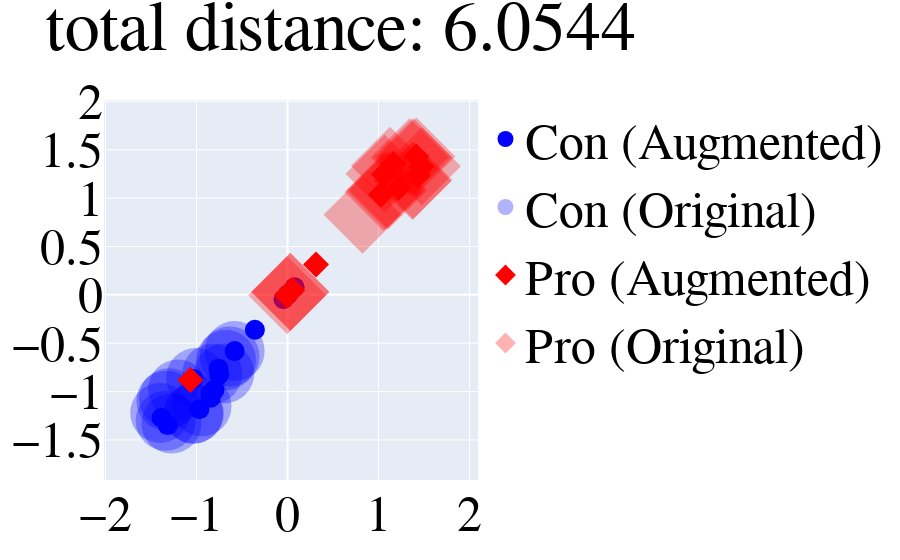

The notebook cell saved with this chart:
### Code cell
df = run('pc','backtranslation')

### Figure 1 — Plotly figure (JSON) as saved in the notebook; plotly's stock layout.template omitted (floating-point values rounded to 4 significant figures)
{"data": [{"hovertemplate": "%{text}", "marker": {"color": "blue", "opacity": 1, "size": 20, "symbol": "circle"}, "mode": "markers", "name": "Con (Augmented)", "text": ["Text: Software / Controller Problems <br> Label: Con (augmented) <br> Distance: 0.44865", "Text: Sometimes there's more than one pedal of paper per vehicle. <br> Label: Con (augmented) <br> Distance: 0.15102", "Text: A little noisy. <br> Label: Con (augmented) <br> Distance: 0.00000", "Text: Ink stains and ink stains <br> Label: Con (augmented) <br> Distance: 0.73346", "Text: It doesn't bend very tightly. <br> Label: Con (augmented) <br> Distance: 1.71583", "Text: Covering the door, the antenna when it extends, takes a while to find the addol. <br> Label: Con (augmented) <br> Distance: 1.01569", "Text: Pixal Pixal Pixal Pixal Pixal Pixal Pixal Pixal Pixal Pixal Pixal Pixal Pixal Pixal Pixal Pixal Pixal Pixal Pixal Pixal Pixal Pixal Pixal Pixal Pixal Pixal Pixal Pixal Pixal Pixal Pixal Pixal Pixal Pixal Pixal Pixal Pixal Pixal Pixal Pixal Pixal Pixal Pixal Pixal Pixal Pixal Pixal Pixal Pixal Pixal Pixal Pixal Pixal Pixal Pixal Pixal Pixal Pixal Pixal Pixal Pixal Pixal Pixal Pixal Pixal Pixal Pixal <br> Label: Con (augmented) <br> Distance: 1.78331", "Text: There is no rear light during the night. <br> Label: Con (augmented) <br> Distance: 0.43775", "Text: The long-lived battery is terrible. <br> Label: Con (augmented) <br> Distance: 2.41187", "Text: Lighting changes path to LCD, view and page <br> Label: Con (augmented) <br> Distance: 2.29988", "Text: Slow flash load in the NiMH cartridge. 8MB. <br> Label: Con (augmented) <br> Distance: 0.06600", "Text: The new thing is that it is difficult, that it can complete, that it can fill. <br> Label: Con (augmented) <br> Distance: 2.82543", "Text: Functions did not work as well as individual elements (separate fax, etc.) <br> Label: Con (augmented) <br> Distance: 0.51016", "Text: Sh_t images most of the time, the viewfinder is not required <br> Label: Con (augmented) <br> Distance: 0.33184", "Text: No zoom and USB optics, no big low lights <br> Label: Con (augmented) <br> Distance: 0.09173"], "type": "scatter", "x": [-0.8446, -0.7587, -0.5813, -0.8032, 0.007816, -0.7495, -0.003995, -0.8493, -0.3587, 0.07826, -1.317, -0.04524, -0.9681, -1.037, -1.385], "y": [-1.064, -0.7629, -0.5814, -0.9823, 0.007521, -0.8217, -0.004376, -1.025, -0.3607, 0.07829, -1.346, -0.04582, -1.183, -0.87, -1.271]}, {"hovertemplate": "%{text}", "marker": {"color": "blue", "opacity": 0.3, "size": 60, "symbol": "circle"}, "mode": "markers", "name": "Con (Original)", "text": ["Text: Software / driver problems <br> Label: Con (original) <br> Distance: 0.44865", "Text: Sometimes more than one sheet of paper is pulled through at a time <br> Label: Con (original) <br> Distance: 0.15102", "Text: A little noisy.  <br> Label: Con (original) <br> Distance: 0.00000", "Text: Ink smears and ink blots <br> Label: Con (original) <br> Distance: 0.73346", "Text: Does not fold very compact. <br> Label: Con (original) <br> Distance: 1.71583", "Text: Port cover, antenna when extended, takes a bit to find sweet spot. <br> Label: Con (original) <br> Distance: 1.01569", "Text: could do with more pixals <br> Label: Con (original) <br> Distance: 1.78331", "Text: No Back-light at night. <br> Label: Con (original) <br> Distance: 0.43775", "Text: Battery life is terrible <br> Label: Con (original) <br> Distance: 2.41187", "Text: Brightness varies too much on LCD, video out, and computer <br> Label: Con (original) <br> Distance: 2.29988", "Text: Flash recharges slowly with NiMH. Small 8MB card. <br> Label: Con (original) <br> Distance: 0.06600", "Text: so new that it's hard to find or get accessories for <br> Label: Con (original) <br> Distance: 2.82543", "Text: Functions don't work as well as if individual items (separate fax, etc) <br> Label: Con (original) <br> Distance: 0.51016", "Text: sh_t pictures most of the time, viewfinder not accurate <br> Label: Con (original) <br> Distance: 0.33184", "Text: No USB and no optical zoom, not great in low light <br> Label: Con (original) <br> Distance: 0.09173"], "type": "scatter", "x": [-1.03, -0.8275, -0.5813, -1.331, -0.6377, -1.036, -0.6768, -1.005, -1.399, -0.6951, -1.275, -0.9455, -1.303, -1.202, -1.339], "y": [-1.227, -0.8153, -0.5814, -1.095, -0.6366, -1.228, -0.6733, -0.8584, -1.22, -0.812, -1.33, -1.153, -1.069, -0.9787, -1.301]}, {"hovertemplate": "%{text}", "marker": {"color": "red", "opacity": 1, "size": 20, "symbol": "diamond"}, "mode": "markers", "name": "Pro (Augmented)", "text": ["Text: Small and sufficient features &#13;&#10; <br> Label: Pro (augmented) <br> Distance: 2.69634", "Text: It's a board. <br> Label: Pro (augmented) <br> Distance: 1.36795", "Text: 5 MP, manual features, construction, quality photos, software interface, fast charger. <br> Label: Pro (augmented) <br> Distance: 0.15320", "Text: Instant photography, easy to transport, without downloading <br> Label: Pro (augmented) <br> Distance: 0.33855", "Text: Large images <br> Label: Pro (augmented) <br> Distance: 3.50675", "Text: Ergonomic shape, low cost sonar, strong, various accessories included, fm tuner, minibrowser <br> Label: Pro (augmented) <br> Distance: 0.07602", "Text: Excellent quality prints., Easy to install. <br> Label: Pro (augmented) <br> Distance: 0.00000", "Text: Hurry up, maureye. <br> Label: Pro (augmented) <br> Distance: 0.09108", "Text: Fabulous image quality, very fast operation <br> Label: Pro (augmented) <br> Distance: 0.38217", "Text: Large images <br> Label: Pro (augmented) <br> Distance: 3.29752", "Text: A large and tiny printer solidly built. <br> Label: Pro (augmented) <br> Distance: 5.67937", "Text: The first large digital camera, arrived at the anchovy, car, good price, great quality. <br> Label: Pro (augmented) <br> Distance: 0.75294", "Text: ...small. <br> Label: Pro (augmented) <br> Distance: 0.00000", "Text: Easy to use, battery life, variety of sonars and acquired facets. <br> Label: Pro (augmented) <br> Distance: 0.58038", "Text: Quality LCD screen, no filling lake, excellent photos, fantastic movies. <br> Label: Pro (augmented) <br> Distance: 0.64014"], "type": "scatter", "x": [1.038, 0.3126, 1.431, 1.473, 0.04875, 1.026, 1.415, -0.003995, 1.063, 0.04875, -1.067, 1.218, -0.003995, 1.061, 1.163], "y": [1.047, 0.314, 1.234, 1.324, 0.04876, 1.036, 1.43, -0.004376, 1.242, 0.04876, -0.8802, 1.105, -0.004376, 1.247, 1.356]}, {"hovertemplate": "%{text}", "marker": {"color": "red", "opacity": 0.3, "size": 60, "symbol": "diamond"}, "mode": "markers", "name": "Pro (Original)", "text": ["Text: small, enough features &#13;&#10; <br> Label: Pro (original) <br> Distance: 2.69634", "Text: It's cheap <br> Label: Pro (original) <br> Distance: 1.36795", "Text: 5 MP, manual features, construction, quality pictures, software interface, quick charger. <br> Label: Pro (original) <br> Distance: 0.15320", "Text: instant photos, ease of carrying, no downloading <br> Label: Pro (original) <br> Distance: 0.33855", "Text: Great picture photos <br> Label: Pro (original) <br> Distance: 3.50675", "Text: egronomic shape, inexpensive, loud ringer, several accessories included, fm tuner, minibrowser <br> Label: Pro (original) <br> Distance: 0.07602", "Text: Excellent quality prints., Easy to install. <br> Label: Pro (original) <br> Distance: 0.00000", "Text: speed, clarity <br> Label: Pro (original) <br> Distance: 0.09108", "Text: fabulous picture quality, very quick operation <br> Label: Pro (original) <br> Distance: 0.38217", "Text: Great Pictures <br> Label: Pro (original) <br> Distance: 3.29752", "Text: A solidly built  great little printer. <br> Label: Pro (original) <br> Distance: 5.67937", "Text: Buy it! Great first digital camera, Comes with docking station, charger, fair price, great quality. <br> Label: Pro (original) <br> Distance: 0.75294", "Text: ...small <br> Label: Pro (original) <br> Distance: 0.00000", "Text: Easy to use, great battery life, variety of ringtones and faceplates to buy. <br> Label: Pro (original) <br> Distance: 0.58038", "Text: Quality LCD Screen, no shutter lag, excellent pictures, fantastic movies. <br> Label: Pro (original) <br> Distance: 0.64014"], "type": "scatter", "x": [0.032, 0.8235, 1.371, 1.382, 1.475, 1.055, 1.415, 0.03007, 1.078, 1.125, 1.066, 1.342, -0.003995, 1.379, 1.107], "y": [0.03184, 0.8287, 1.177, 1.188, 1.33, 1.065, 1.43, 0.02988, 1.078, 1.334, 1.253, 1.422, -0.004376, 1.423, 1.082]}], "layout": {"font": {"color": "black", "family": "Courier New, monospace", "size": 50}, "showlegend": true, "title": {"text": "total distance: 6.0544"}}}
